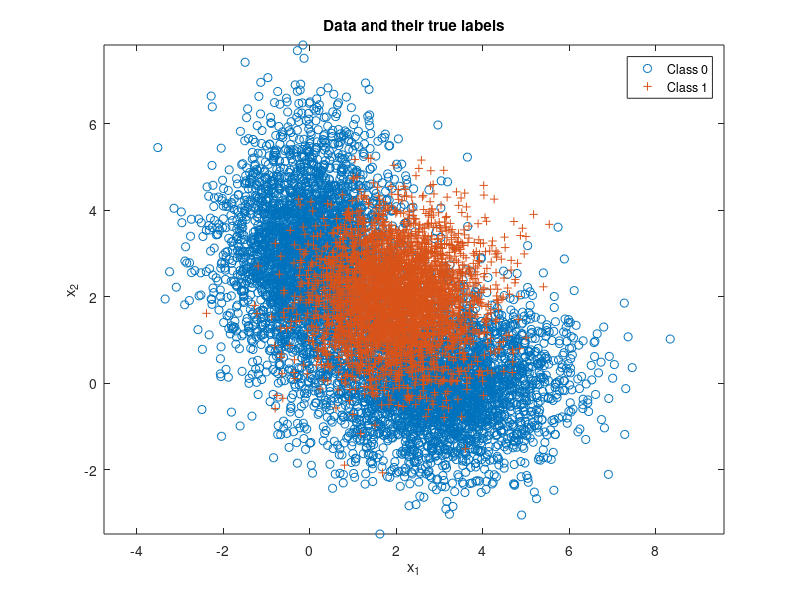

This figure's MATLAB source: (Note: this script raises an error after producing the figure.)
close all; clear ; clc;
n = 2;      % number of feature dimensions
N = 10000;   % number of iid samples

% Class 0 & 1, base on the question
mu_0 = [3 0;0 3];
mu_1 = [2;2]; 

Sigma_0(:,:,1) = [2 0;0 1];
Sigma_0(:,:,2) = [1 0;0 2];
Sigma_1 = [1 0;0 1];

w = [0.5 0.5];
p = [0.65 0.35]; % class priors for labels 0 and 1 respectively
label = rand(1,N) >= p(1);
Nc = [length(find(label==0)),length(find(label==1))]; % number of samples from each class
% Data distribution for all samples
x = zeros(n,N);
for i = 1 : N
    if label(i) == 0
        % Class 0 samples for each gaussian
        if rand > w(1)
            x(:,i) = mvnrnd(mu_0(:,1),Sigma_0(:,:,1),1)';
        else
            x(:,i) = mvnrnd(mu_0(:,2),Sigma_0(:,:,2),1)';
        end
    end
    if label(i) == 1
        % Class 1 samples for each gaussian
        x(:,i) = mvnrnd(mu_1,Sigma_1,1)';
    end
end
% Plot the first figure with their class
figure(1),
plot(x(1,label==0),x(2,label==0),'o'), hold on;
plot(x(1,label==1),x(2,label==1),'+'), axis equal;
legend('Class 0','Class 1');
title('Data and their true labels');
xlabel('x_1'), ylabel('x_2');
 
%********Part A********%
% calculate discriminant score based on class pdfs
class0pdf = w(1)*evalGaussian(x,mu_0(:,1),Sigma_0(:,:,1)) + ...
    w(2)*evalGaussian(x,mu_0(:,2),Sigma_0(:,:,2));
class1pdf = evalGaussian(x,mu_1,Sigma_1);
discriminantScore = log(class1pdf)-log(class0pdf);
 
%calculate the threshold
sortDisScr = sort(discriminantScore(discriminantScore >= 0));
l = length(sortDisScr);
threshold = zeros(1,l);
decision = zeros(N,l);
indCount = zeros(4,l);
 
for i = 1 : length(sortDisScr)
    if i == 1
        threshold(i) = sortDisScr(1);   
    else
        threshold(i) = (sortDisScr(i-1) + sortDisScr(i)) / 2;  
    end
    %threshold(i)= threshold(i)*2;
end
% compare score to threshold and make decisions
for i = 1 : length(sortDisScr)
        decision(:,i) = (discriminantScore >= log(threshold(i)));
end
% count the number of each situation
for i = 1 : length(sortDisScr)
    count00 = length(find(logical(decision(:,i)')==0 & label==0)); % number of true negative
    count10 = length(find(logical(decision(:,i)')==1 & label==0)); % number of false positive
    count01 = length(find(logical(decision(:,i)')==0 & label==1)); % number of false negative
    count11 = length(find(logical(decision(:,i)')==1 & label==1)); % number of true positive
    %[p10; p11; threshold;p_error]
    indCount(:,i)=[count10/Nc(1);count11/Nc(2);threshold(i);(count10+count01)/N];
end
[min_error,index] = min(indCount(4,:));
% Plot ROC Curve
figure(2),
plot(indCount(1,:),indCount(2,:),"b-"), axis equal; hold on;
%xlim([0 1]), ylim([0 1])
title('ROC Space');
xlabel('FPR'), ylabel('TPR');
plot(indCount(1,index),indCount(2,index),"ro");
%For question 1 Part A
disp("Question 1 Part 1")
%Print Results
fprintf ( 'Min probability of error : %.4f\n\nThreshold Value: %.4f\n\n',...
min_error,indCount(3,index));
ideal_decision =(discriminantScore >= log(p(1)/p(2)));
ideal_pFA = sum(ideal_decision==1 & label==0)/Nc(1); % False alarm
ideal_pTP = sum(ideal_decision==1 & label==1)/Nc(2); % True Positive
% ideal_error = ideal_pFA*p(1) + (1-ideal_pTP)*p(2);
ideal_pNP = sum(ideal_decision==0 & label==1)/Nc(2);% Miss
ideal_error = ideal_pFA*p(1) + ideal_pNP*p(2);
% figure(3),
% plot(indCount(3,:), indCount(4,:));
plot(ideal_pFA,ideal_pTP,"gd");
legend('roc curve','min-P_{error}','ideal m,in-P_{error}');
%Print Results
fprintf ( 'Min Theoretical probability of error : %.4f\n\nTheoretical threshold Value: %.4f\n\n',...
ideal_error,p(1)/p(2));

%********Part B********%
%calculate the parameter of fisher LDA
Sb = (w(1)*mu_0(:,1)+w(2)*mu_0(:,2) - mu_1) * (w(1)*mu_0(:,1)+w(2)*mu_0(:,2)-mu_1)';
Sw =w(1)^2*Sigma_0(:,:,1)+w(2)^2*Sigma_0(:,:,2) + Sigma_1;
[V,D] = eig(Sw\Sb); % alpha w = inv(Sw) Sb w 
[ ~,ind] = sort(diag(D),'descend');
wLDA = V(: , ind (1) ) ; % Fisher LDA projection vector
yLDA = wLDA'*x; % All data projected on to the line spanned by wLDA 
% Plot LDA projection
figure (3),
plot (yLDA(  label==0) , zeros (1 ,Nc(1) ) , 'o ' ,yLDA(  label==1) , zeros (1 ,Nc( 2 ) ) , '+ ' ) ;
title('LDA projection of data points and their true labels'); 
xlabel('y_{LDA}');
legend('Class 0','Class 1');
% Sort LDA projection vector and find midpoints
sorted_yLDA = sort(yLDA);
%mid_tau_LDA = [sorted_yLDA(1)-1 sorted_yLDA(1:end-1)+diff(sorted_yLDA)./2 sorted_yLDA(length(sorted_yLDA))+1];
threshold2 = zeros(1,length(sorted_yLDA));
l = length(threshold2);
for i = 1 : l
    if i == 1
        threshold2(i) = sorted_yLDA(1);   
    else
        threshold2(i) = (sorted_yLDA(i-1) + sorted_yLDA(i)) / 2;  
    end
end
% Make decision for every threshold value and find error probabilities
pFA_LDA = zeros(1,l); % False alarm 
pTP_LDA = zeros(1,l); % Correct detection 
pE_LDA = zeros(1,l);
for i = 1: l
    decisionLDA = ( yLDA >= threshold2(i)) ;
    pFA_LDA( i ) = sum(decisionLDA==1 & label==0)/Nc(1) ; % False alarm
    pTP_LDA( i ) = sum(decisionLDA==1 & label==1)/Nc(2) ; % Correct detection 
    pE_LDA(i) = pFA_LDA(i)*p(1) + (1-pTP_LDA(i))*p(2);
end
% Find minimum error and corresponding threshold
[ min_error_LDA , min_index_LDA ] = min(pE_LDA) ;
%min_decision_LDA = (yLDA >= threshold2 ( min_index_LDA ) ) ;
min_FA_LDA = pFA_LDA(min_index_LDA) ; 
min_TP_LDA = pTP_LDA(min_index_LDA) ;
% Plot LDA ROC Curve
figure(4),
plot(pFA_LDA, pTP_LDA); axis equal; hold on;
%xlim([0 1]), ylim([0 1])
title('Fisher LDA ROC Curve'); 
xlabel('FPR'), ylabel('TPR');
plot(pFA_LDA(min_index_LDA),pTP_LDA(min_index_LDA),"ro");
legend('roc curve','min-P_{error}');
%For question 1 Part B
disp("Question 1 Part B")
%Print Results
fprintf ('Using a Fisher Linear Discriminant Analysis\n\n')
fprintf ( 'Min probability of error : %.4f\n\nThreshold Value: %.4f\n\n',...
min_error_LDA, threshold2(min_index_LDA));

